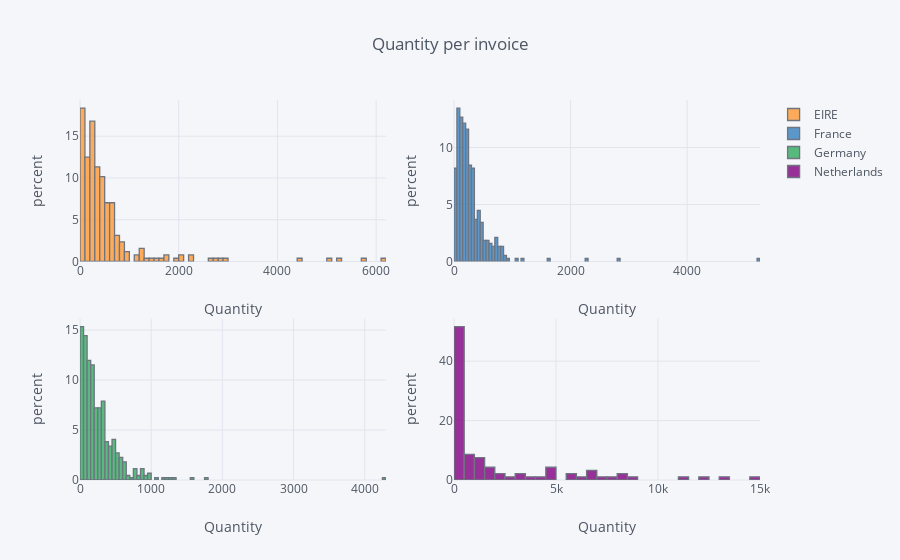

The code cell stored with this chart in its notebook:
### Code cell
data4pv.iplot(kind='hist', histnorm='percent', subplots=True, xTitle='Quantity',
yTitle='percent', title='Quantity per invoice')

### Figure 1 — Plotly figure (JSON) as saved in the notebook; plotly's stock layout.template omitted (floating-point values rounded to 4 significant figures; data arrays with more than 128 entries replaced by an {"elided": "..."} marker saying what was removed)
{"data": [{"histfunc": "count", "histnorm": "percent", "marker": {"color": "rgba(255, 153, 51, 1.0)", "line": {"color": "#4D5663", "width": 1.3}}, "name": "EIRE", "opacity": 0.8, "orientation": "v", "type": "histogram", "uid": "630f20bd-3d95-4ecc-b0b5-21b8f1ec1d25", "x": {"elided": "1171 int values"}, "xaxis": "x", "yaxis": "y"}, {"histfunc": "count", "histnorm": "percent", "marker": {"color": "rgba(55, 128, 191, 1.0)", "line": {"color": "#4D5663", "width": 1.3}}, "name": "France", "opacity": 0.8, "orientation": "v", "type": "histogram", "uid": "b22a52e6-e68c-4b70-889e-c08c3ef1a302", "x": {"elided": "1171 int values"}, "xaxis": "x2", "yaxis": "y2"}, {"histfunc": "count", "histnorm": "percent", "marker": {"color": "rgba(50, 171, 96, 1.0)", "line": {"color": "#4D5663", "width": 1.3}}, "name": "Germany", "opacity": 0.8, "orientation": "v", "type": "histogram", "uid": "bb1f3cc8-d45e-4790-9bc7-1c28952f5b2f", "x": {"elided": "1171 int values"}, "xaxis": "x3", "yaxis": "y3"}, {"histfunc": "count", "histnorm": "percent", "marker": {"color": "rgba(128, 0, 128, 1.0)", "line": {"color": "#4D5663", "width": 1.3}}, "name": "Netherlands", "opacity": 0.8, "orientation": "v", "type": "histogram", "uid": "252e17a7-9238-4e7f-b4b3-4b18d4ced7f1", "x": {"elided": "1171 int values"}, "xaxis": "x4", "yaxis": "y4"}], "layout": {"barmode": "overlay", "legend": {"bgcolor": "#F5F6F9", "font": {"color": "#4D5663"}}, "paper_bgcolor": "#F5F6F9", "plot_bgcolor": "#F5F6F9", "title": {"font": {"color": "#4D5663"}, "text": "Quantity per invoice"}, "xaxis": {"anchor": "y", "domain": [0, 0.45], "gridcolor": "#E1E5ED", "showgrid": true, "tickfont": {"color": "#4D5663"}, "title": {"font": {"color": "#4D5663"}, "text": "Quantity"}, "zerolinecolor": "#E1E5ED"}, "xaxis2": {"anchor": "y2", "domain": [0.55, 1], "gridcolor": "#E1E5ED", "showgrid": true, "tickfont": {"color": "#4D5663"}, "title": {"font": {"color": "#4D5663"}, "text": "Quantity"}, "zerolinecolor": "#E1E5ED"}, "xaxis3": {"anchor": "y3", "domain": [0, 0.45], "gridcolor": "#E1E5ED", "showgrid": true, "tickfont": {"color": "#4D5663"}, "title": {"font": {"color": "#4D5663"}, "text": "Quantity"}, "zerolinecolor": "#E1E5ED"}, "xaxis4": {"anchor": "y4", "domain": [0.55, 1], "gridcolor": "#E1E5ED", "showgrid": true, "tickfont": {"color": "#4D5663"}, "title": {"font": {"color": "#4D5663"}, "text": "Quantity"}, "zerolinecolor": "#E1E5ED"}, "yaxis": {"anchor": "x", "domain": [0.575, 1], "gridcolor": "#E1E5ED", "showgrid": true, "tickfont": {"color": "#4D5663"}, "title": {"font": {"color": "#4D5663"}, "text": "percent"}, "zerolinecolor": "#E1E5ED"}, "yaxis2": {"anchor": "x2", "domain": [0.575, 1], "gridcolor": "#E1E5ED", "showgrid": true, "tickfont": {"color": "#4D5663"}, "title": {"font": {"color": "#4D5663"}, "text": "percent"}, "zerolinecolor": "#E1E5ED"}, "yaxis3": {"anchor": "x3", "domain": [0, 0.425], "gridcolor": "#E1E5ED", "showgrid": true, "tickfont": {"color": "#4D5663"}, "title": {"font": {"color": "#4D5663"}, "text": "percent"}, "zerolinecolor": "#E1E5ED"}, "yaxis4": {"anchor": "x4", "domain": [0, 0.425], "gridcolor": "#E1E5ED", "showgrid": true, "tickfont": {"color": "#4D5663"}, "title": {"font": {"color": "#4D5663"}, "text": "percent"}, "zerolinecolor": "#E1E5ED"}}}
